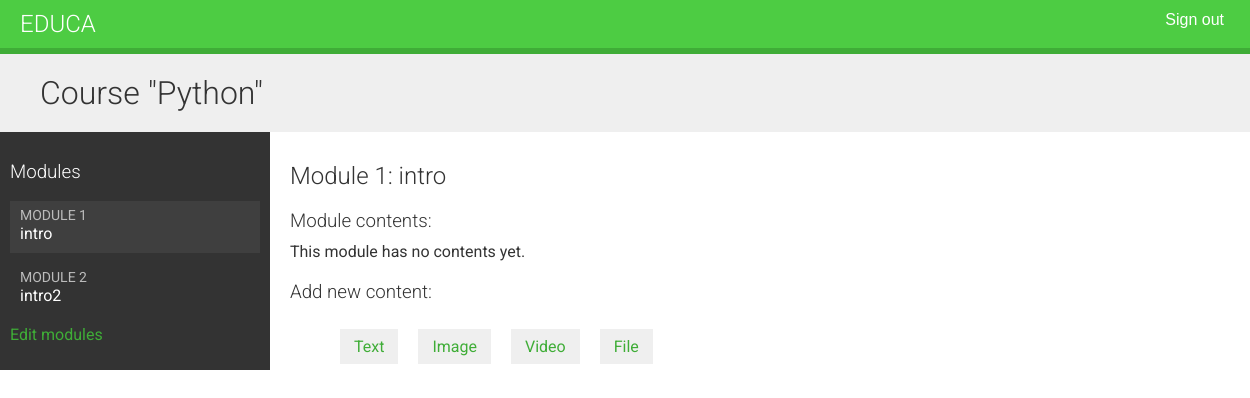
The app's page /course/module/5/ (signed in), older data.
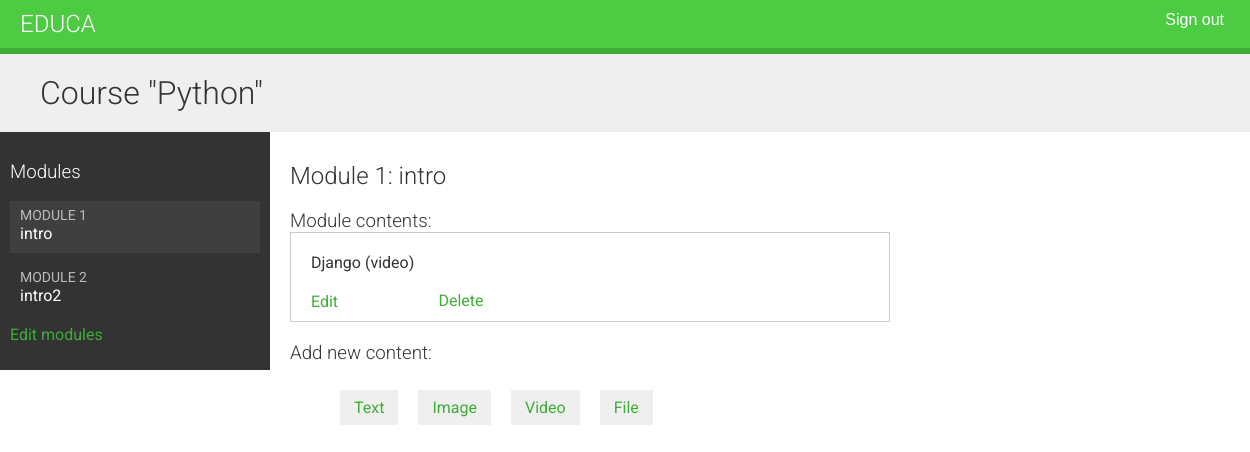
The same page, newer data.
### courses/models.py (models this page shows, shortened)
class Module(models.Model):
    course = models.ForeignKey(
        Course, related_name='modules', on_delete=models.CASCADE
    )
    title = models.CharField(max_length=200)
    description = models.TextField(blank=True)
    order = OrderField(blank=True, for_fields=['course'])
    class Meta:
        ordering = ['order']

class Content(models.Model):
    module = models.ForeignKey(
        Module, related_name='contents', on_delete=models.CASCADE
    )
    content_type = models.ForeignKey(
        ContentType,
        on_delete=models.CASCADE,
        limit_choices_to={
            'model__in': ('text', 'video', 'image', 'file')
        },
    )
    object_id = models.PositiveIntegerField()
    item = GenericForeignKey('content_type', 'object_id')
    order = OrderField(blank=True, for_fields=['module'])
    class Meta:
        ordering = ['order']

class ItemBase(models.Model):
    owner = models.ForeignKey(
        User, related_name='%(class)s_related', on_delete=models.CASCADE
    )
    title = models.CharField(max_length=250)
    created = models.DateTimeField(auto_now_add=True)
    updated = models.DateTimeField(auto_now=True)
    class Meta:
        abstract = True
    def __str__(self):
        return self.title

class Video(ItemBase):
    url = models.URLField()

### courses/views.py (the view)
class ModuleContentListView(TemplateResponseMixin, View):
    template_name = 'courses/manage/module/content_list.html'
    def get(self, request, module_id):
        module = get_object_or_404(
            Module, id=module_id, course__owner=request.user
        )
        return self.render_to_response({'module': module})

### courses/templatetags/course.py (called while the page is built)
@register.filter
def model_name(obj):
    try:
        return obj._meta.model_name
    except AttributeError:
        return None

### courses/templates/courses/manage/module/content_list.html (shortened to what this page needs)
{% extends "base.html" %}
{% load course %}
{% block content %}
{% with course=module.course %}
  <h1>Course "{{ course.title }}"</h1>
  <div class="contents">
    <h3>Modules</h3>
    <ul id="modules">
      {% for m in course.modules.all %}
        <li data-id="{{ m.id }}" {% if m == module %}class="selected"{% endif %}>
          <a href="{% url "module_content_list" m.id %}">
            <span>
              Module <span class="order">{{ m.order|add:1 }}</span>
            </span>
            <br>
            {{ m.title }}
          </a>
        </li>
      {% empty %}
        <li>No modules yet.</li>
      {% endfor %}
    </ul>
    <p><a href="{% url "course_module_update" course.id %}">
    Edit modules</a></p>
  </div>
  <div class="module">
    <h2>Module {{ module.order|add:1 }}: {{ module.title }}</h2>
    <h3>Module contents:</h3>
    <div id="module-contents">
      {% for content in module.contents.all %}
        <div data-id="{{ content.id }}">
          {% with item=content.item %}
            <p>{{ item }} ({{ item|model_name }})</p>
            <a href="{% url "module_content_update" module.id item|model_name item.id %}">
              Edit
            </a>
            <form action="{% url "module_content_delete" content.id %}" method="post">
              <input type="submit" value="Delete">
            </form>
            {% endwith %}
        </div>
      {% empty %}
        <p>This module has no contents yet.</p>
      {% endfor %}
    </div>
    <h3>Add new content:</h3>
    <ul class="content-types">
      <li>
        <a href="{% url "module_content_create" module.id "text" %}">Text</a>
      </li>
      <li>
        <a href="{% url "module_content_create" module.id "image" %}">Image</a>
      </li>
      <li>
        <a href="{% url "module_content_create" module.id "video" %}">Video</a>
      </li>
      <li>
        <a href="{% url "module_content_create" module.id "file" %}">File</a>
      </li>
    </ul>
  </div>
{% endwith %}
{% endblock %}

Row changes from the older to the newer data that the page shows:
added Content: item "Django", item|model_name "video"
Text that changed along with them:
text no longer shown: "This module has no contents yet."
